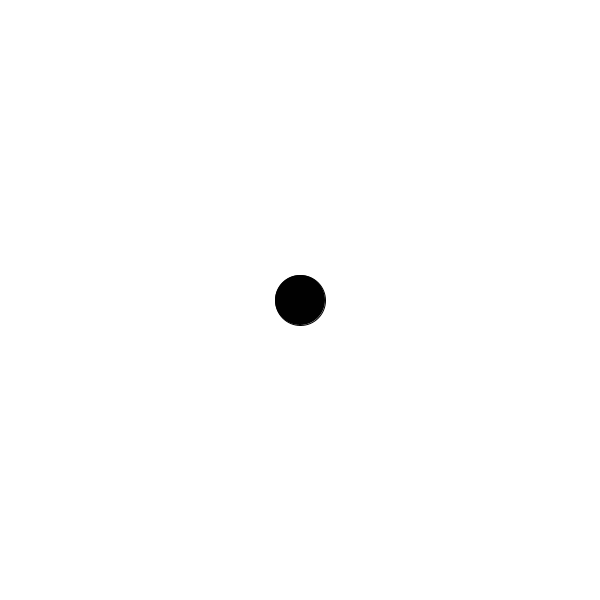
Frame 1 (no input)
Frame 60 (the mouse pressed at the canvas centre just before this capture): identical to frame 1, image omitted
Frame 120 (the mouse held since frame 60 and released just before this capture): identical to frame 1, image omitted

The Processing sketch that drew this single still picture (run headless with seeded random() and noise(); from frame 60 on, the mouse is pressed at the canvas centre):

// Processing sketch: question11
// ── question11.pde
void setup(){
  size(600, 600); 
}

void draw(){
  background(255); 
  
  int fillColor = 0; 
  
  if(fillColor > 255){
    fillColor = 0; 
  }else{
    fillColor ++; 
  }
  
  fill(fillColor); 
  ellipse(width/2, height/ 2, 50, 50); 
}
